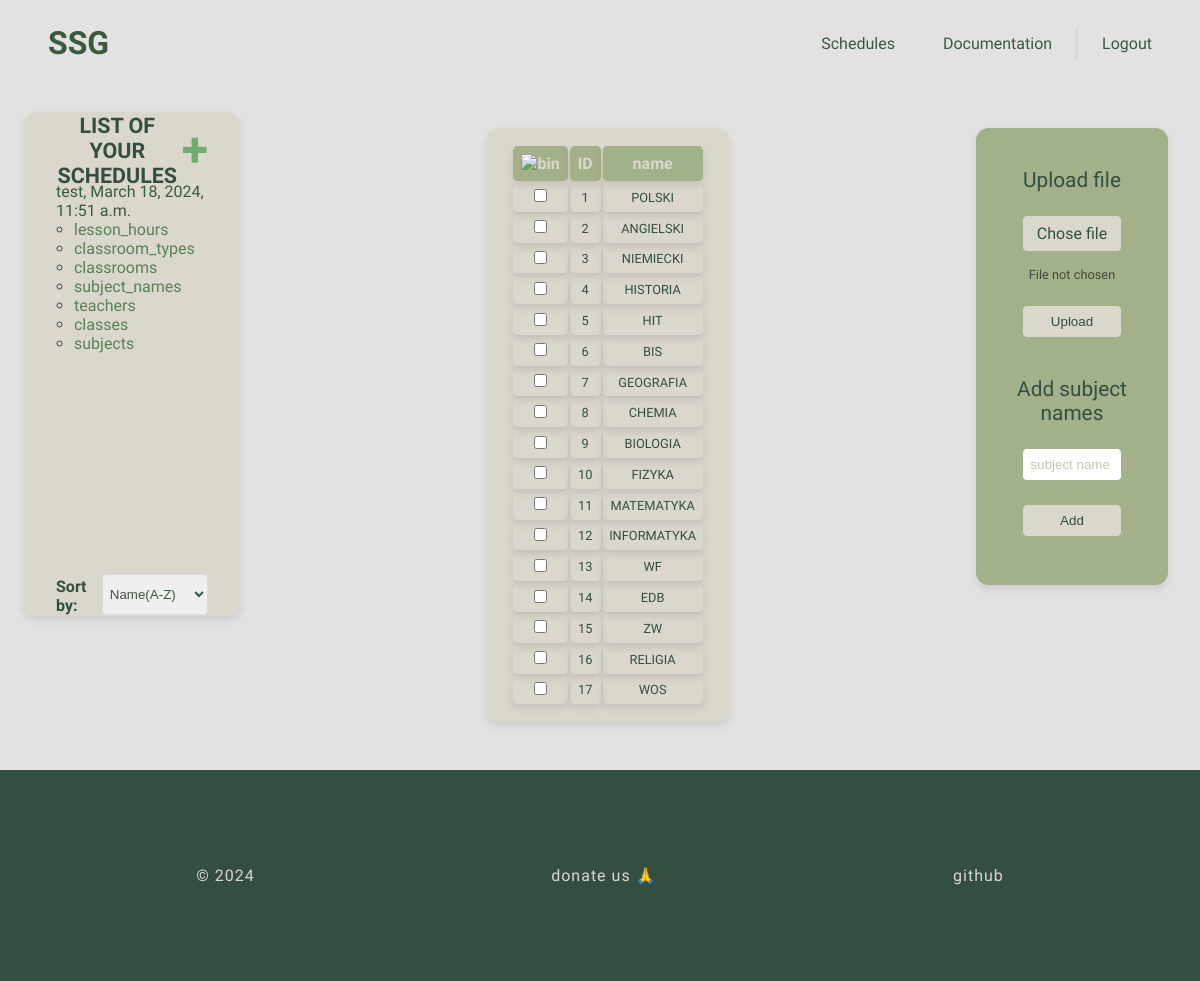
/schedules/test/test/subject_names/ (signed in), run on the app's committed database.
### generatorApp/models.py (models this page shows, shortened)
class ScheduleList(models.Model):
    user_id = models.ForeignKey(User, null=False, on_delete=models.CASCADE)
    name = models.CharField(max_length=100)
    description = models.CharField(max_length=800, default='')
    created_date = models.DateTimeField(default=timezone.now)
    content = models.TextField()

class SubjectNames(models.Model):
    in_id = models.TextField(default=None, null=True)
    schedule_id = models.ForeignKey(ScheduleList, on_delete=models.CASCADE)
    name = models.CharField(max_length=100)
    class Meta:
        unique_together = ('schedule_id', 'in_id')

### generatorApp/views/schedule.py (the view, shortened to what this page needs)
# urls.py: path('schedules/<str:username>/<str:schedule_name>/subject_names/', views.SubjectNamesView.as_view(), name='subject_names'),
class SubjectNamesView(LoginRequiredMixin, FormView):
    login_url = reverse_lazy('generatorApp:login')
    form_class = SubjectNamesForm
    template_name = 'generatorApp/forms/subject_names.html'
    def get_context_data(self, **kwargs):
        context = super().get_context_data(**kwargs)
        context = update_context(self.request, self.kwargs, context)
        schedule_name = context['schedule_name']
        schedule = ScheduleList.objects.get(user_id=self.request.user, name=schedule_name)
        context['objects_list'] = SubjectNames.objects.filter(schedule_id=schedule).all()
        return context

### generatorApp/forms.py
class SubjectNamesForm(ModelForm):
    name = forms.CharField(label='', widget=forms.TextInput(attrs={
        'class': 't',
        'id': 'name',
        'name': 'name',
        'placeholder': 'subject name'
    }))
    class Meta:
        model = SubjectNames
        fields = ['name']

### generatorApp/views/schedule.py (called while the page is built)
def update_context(request, kwargs, context):
    context['schedule_name'] = kwargs.get('schedule_name')
    context['model_name'] = kwargs.get('model')
    sort_by = request.GET.get('sort_by')
    if sort_by in [field.name for field in ScheduleList._meta.get_fields()]:
        context['schedule_list'] = ScheduleList.objects.filter(user_id=request.user).order_by(sort_by)
    else:
        context['schedule_list'] = ScheduleList.objects.filter(user_id=request.user)
    context['labels'] = [
        'lesson_hours',
        'classroom_types',
        'classrooms',
        'subject_names',
        'teachers',
        'classes',
        'subjects'
    ]
    return context

### generatorApp/templates/generatorApp/forms/subject_names.html (shortened to what this page needs)
{% extends 'generatorApp/index.html' %}
{% load static %}
{% block head %}
    <link rel="stylesheet" href="{% static 'generatorApp/data_forms.css' %}">
{% endblock %}
{% block content %}
    {% include 'generatorApp/schedule_list.html' %}
    <main>
        <div class="data-container">
            <table>
                <tr>
                    <th>
                        <button type="button" class="confirm-button" id="delete_btn">
                            <img class="icon" src="{% static 'generatorApp/bin.svg' %}" alt="bin"/>
                        </button>
                    </th>
                    <th>ID</th>
                    <th>name</th>
                </tr>
                {% for value in objects_list %}
                    <tr>
                        <td><input type="checkbox" id="delete-{{ forloop.counter }}" name="delete" value="{{ value.in_id }}" class="delete-checkbox"></td>
                        <td>{{ forloop.counter }}</td>
                        <td>{{ value.name }}</td>
                    </tr>
                {% endfor %}
            </table>
        </div>
        <div class="form-container">
            <form method="POST" enctype="multipart/form-data" action="{{ request.get_full_path }}/upload">
                <span>Upload file</span>
                <div class="custom-file-input">Chose file</div>
                <p class="file-name">File not chosen</p>
                <input type="submit" value="Upload">
            </form>
            <form method="POST" class="add-data-form">
                <span>Add subject names</span>
                {{ form.name }}
                <input type="submit" value="Add">
            </form>
        </div>
    </main>
{% endblock %}

### generatorApp/templates/generatorApp/schedule_list.html (shortened to what this page needs)
{% load static %}
{% block head %}
    <link rel="stylesheet" href="{% static 'generatorApp/aside.css' %}">
{% endblock %}
<aside class="sticky-wrapper">
    <div class="aside-content">
        <h3>
            <span>List of your schedules</span>
            <a href="{% url 'generatorApp:schedules_base' %}">
                <span style="font-size: 150%">+</span>
            </a>
        </h3>
        <ol class="scrollable">
            {% if schedule_list %}
                {% for schedule in schedule_list %}
                    <li>
                        <a href="{% url 'generatorApp:schedule' username=user.username schedule_name=schedule.name %}">
                            {{ schedule.name }}, {{ schedule.created_date }}
                        </a>
                        <ul class="schedule-data-list" style="padding-left: 2ch">
                            {% for label in labels %}
                                <li><a href="{% url 'generatorApp:schedule' username=user.username schedule_name=schedule.name%}{{label}}">{{ label }}</a></li>
                            {% endfor %}
                        </ul>
                    </li>
                {% endfor %}
            {% else %}
                <p>It seems to you don't have any schedules :<</p>
            {% endif %}
        </ol>
        <form method="GET" id="sort-form">
            <h4>Sort by:</h4>
            <select name="sort_by" id="sort_by">
                <option value="name">Name(A-Z)</option>
            </select>
        </form>
    </div>
</aside>

### generatorApp/static/generatorApp/style.css (style rules this page uses)
* { padding: 0; margin: 0; box-sizing: border-box; }
body { font-family: "Josefin Sans", sans-serif; !important; font-optical-sizing: auto; font-weight: 500; font-style: normal; width: 100vw; color: #344E41; overflow-X: hidden; background-attachment: fixed; flex-direction: column; background-color: #e3e2e2; }
.confirm-button { background: none; color: inherit; border: none; padding: 0; font: inherit; cursor: pointer; outline: inherit; }
a { color: #3A5A40; text-decoration: none; position: relative; z-index: 1; transition: all .1s ease-in-out; cursor: pointer; }
p { color: rgba(33, 36, 33, 0.73); font-weight: 400; }
.sticky-wrapper { position: -webkit-sticky !important; position: sticky !important; top: 6rem; }

### generatorApp/static/generatorApp/data_forms.css (style rules this page uses)
main { display: flex; align-items: start; justify-content: space-between; flex: 1; }
main .data-container, .form-container { border-radius: .8rem; box-shadow: 0 4px 8px rgba(0, 0, 0, 0.1); text-align: center; gap: 15px; margin-right: 2rem; }
main .data-container { margin-top: 2rem; background-color: #DAD7CD; overflow: auto; max-width: 80%; padding: 1rem 1.5rem 1rem 1.5rem; }
main .form-container { margin-top: 2rem; background-color: #A3B18A; display: flex; flex-direction: column; justify-content: center; align-items: center; padding: 1rem 1.5rem 3rem 1.5rem; overflow-y: auto; overflow-x: clip; }
main form { display: flex; flex-direction: column; justify-content: center; align-items: center; gap: 15px; max-width: 12vw; width: 12vw; }
main input[type="text"], main input[type="submit"], main input[type="number"], main select { width: 70%; padding: 0.5rem; border: 1px solid #A3B18A; border-radius: .3rem; box-sizing: border-box; color: #3A5A40; margin-top: .5rem; }
main input[type="submit"] { background-color: #DAD7CD; color: #344E41; cursor: pointer; }
main ::placeholder { color: #A3B18A; opacity: 0.7; }
main span { font-weight: 450; font-size: 1.3rem; margin-top: 1.5rem; }
main .custom-file-input { margin-top: .5rem; width: 70%; padding: 0.5rem; border: 1px solid #A3B18A; border-radius: .3rem; box-sizing: border-box; background-color: #DAD7CD; color: #344E41; cursor: pointer; }
main .file-name { font-size: .8rem; }
main .icon { width: 1.5rem; height: 1.5rem; }
main th { background-color: #A3B18A; color: #DAD7CD; padding: .5rem; border-radius: .3rem; box-shadow: 0 4px 8px rgba(0, 0, 0, 0.1); font-size: 1rem; }
main td { padding: .4rem; box-shadow: 0 4px 8px rgba(0, 0, 0, 0.1); border-radius: .3rem; margin-top: .3rem; font-size: .8rem; }

### generatorApp/static/generatorApp/aside.css (style rules this page uses)
aside { height: 63vh; width: 18vw; display: flex; justify-content: center; border-radius: .8rem; box-shadow: 0 4px 8px rgba(0, 0, 0, 0.1); background-color: #DAD7CD; transition: transform 0.4s ease; margin-right: 2rem; margin-left: 1.5rem; }
.aside-content { padding: 1rem 2rem 2rem; width: inherit; }
.scrollable { height: 85%; overflow-y: auto; overflow-x: clip; }
.sticky-wrapper { position: sticky; top: 7rem; word-wrap: break-word }
aside h3 { text-align: center; height: 10%; display: flex; align-items: center; }
aside h3 span { font-size: 2ch; text-transform: uppercase; }
aside h3 a { margin-top: -.2rem; margin-left: 0.2rem; color: #6ead6c; font-size: 2rem; }
aside ol { margin-top: .5rem; margin-bottom: .5rem; }
aside ol li a { color: #3A5A40; }
aside ul li a { color: #588157; }
aside form { display: flex; flex-direction: row; justify-content: center; }
aside form select { padding: 0.2rem; border: 1px solid #ddd; border-radius: .3rem; margin-top: -.2rem; margin-left: .4rem; box-sizing: border-box; color: #3A5A40; }

### data on the page
ScheduleList: name "test", created_date "March 18, 2024, 11:51 a.m.", labels "lesson_hours" "classroom_types" "classrooms" "subject_names" "teachers" "classes" "subjects"
SubjectNames: name "POLSKI"
SubjectNames: name "ANGIELSKI"
SubjectNames: name "NIEMIECKI"
SubjectNames: name "HISTORIA"
SubjectNames: name "HIT"
SubjectNames: name "BIS"
SubjectNames: name "GEOGRAFIA"
SubjectNames: name "CHEMIA"
SubjectNames: name "BIOLOGIA"
SubjectNames: name "FIZYKA"
SubjectNames: name "MATEMATYKA"
SubjectNames: name "INFORMATYKA"
SubjectNames: name "WF"
SubjectNames: name "EDB"
SubjectNames: name "ZW"
SubjectNames: name "RELIGIA"
SubjectNames: name "WOS"
